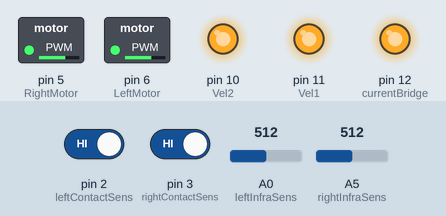
A sketch run on a simulated Arduino Uno, built with avr-gcc and run on an emulated ATmega328P. Parts: switched loads named in the sketch (green lamp = pin HIGH), output pins drawn as LEDs (lit = HIGH). The inputs (shaded band) are chosen by the test bench; at power-on: pin 2 (leftContactSens) HIGH, pin 3 (rightContactSens) HIGH, A0 (leftInfraSens) = 512, A5 (rightInfraSens) = 512.

Above: at 16.3 s.
16.4 s: pin 2 (leftContactSens) driven LOW
At 17.2 s:
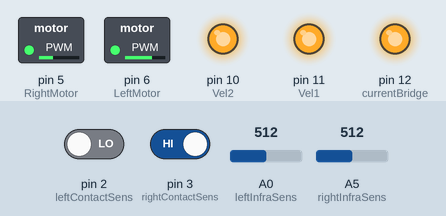
20.3 s: pin 2 (leftContactSens) driven HIGH
At 20.8 s:
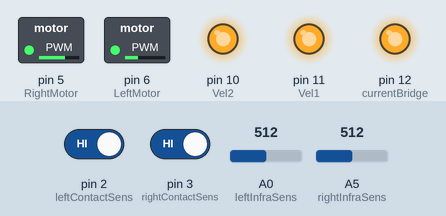
At 23.14 s:
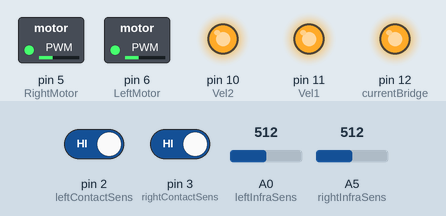
Timing chart, 0 to 30.2 s (numbered marks = the images above; inputs shaded):
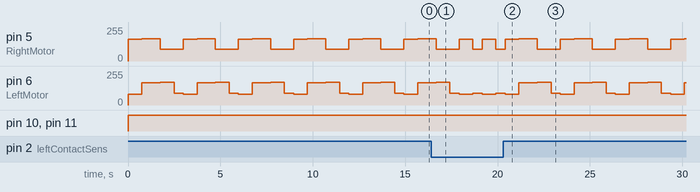

The sketch:

Practica4-RM.ino
```cpp
/*
Fourth practice by:
GONZALEZ VELASCO OSCAR EDUARDO
PEREZ YANEZ MIGUEL ANGEL
*/

//Predetermined values
const float preDistance = 10.0f;
const float preRotation = 50.0f;

//Constants
#define MOTION Scroll(1000.0f)
#define FORWARD Scroll(10.0f)
#define BACK Scroll(-10.0f)
#define TURNLEFT RotateRobot(preRotation)
#define TURNRIGHT RotateRobot(-preRotation)
#define STOP Scroll(0.0f)
#define MSG Serial.println("Hola mundo!")

//Pin setup
const int LeftMotor = 6;  //~ (Goes to 2)
const int RightMotor = 5; //~ (Goes to 15)
const int Vel1 = 11;      //~ (Goes to 1)
const int Vel2 = 10;      //~ (Goes to 9)

const int leftContactSens = 2;
const int rightContactSens = 3;
const int currentBridge = 12;
const int leftInfraSens = A0;
const int rightInfraSens = A5;

void setup()
{
  Serial.begin(9600);

  //Initializinng variables
  pinMode(LeftMotor, OUTPUT);
  pinMode(RightMotor, OUTPUT);
  pinMode(Vel1, OUTPUT);
  pinMode(Vel2, OUTPUT);

  pinMode(currentBridge, OUTPUT);
  pinMode(leftContactSens, INPUT_PULLUP);
  pinMode(rightContactSens, INPUT_PULLUP);
  pinMode(leftInfraSens, INPUT);
  pinMode(rightInfraSens, INPUT);

  //Set to 0 all values
  digitalWrite(Vel1, LOW);
  digitalWrite(Vel2, LOW);
  digitalWrite(LeftMotor, LOW);
  digitalWrite(RightMotor, LOW);

  digitalWrite(currentBridge, HIGH);

  /*
  attachInterrupt(digitalPinToInterrupt(leftContactSens), InterruptProcess, LOW);
  attachInterrupt(digitalPinToInterrupt(rightContactSens), InterruptProcess, LOW);
  */
}

bool InfraredSensor(char sensor)
{
  float infraValue;
  float sensibilidad = 400.0f;

  if(sensor == 'L')
    infraValue = analogRead(leftInfraSens);
  else if(sensor == 'R')
    infraValue = analogRead(rightInfraSens);

  if(infraValue > sensibilidad)
    return 0;
  else
    return 1;
}

int ContactSensor(char sensor)
{
  int registeredValue;

  if(sensor == 'L')
    registeredValue = digitalRead(leftContactSens);
  else if(sensor == 'R')
    registeredValue = digitalRead(rightContactSens);
  return registeredValue;
}

void RotateRobot(float angle)
{
  //This parameters show a 90 degree rotation
  const float baseRotation = 90.0f;
  const float baseTime = 800.0f;
  const int deviation = 50;
  const String leftVel = "40";
  const String rightVel = "40";

  float redefine = abs(angle) / baseRotation;

  if(angle > 0)
  {
    MotorCommand("A1", "SPEED", rightVel);
    MotorCommand("A2", "SPEED", leftVel);
    delay(int(baseTime * redefine) + deviation);
    MotorCommand("A1", "OFF", "");
    MotorCommand("A2","OFF", "");
  }
  else if(angle < 0)
  {
    MotorCommand("A1", "SPEED", "-" + rightVel);
    MotorCommand("A2", "SPEED", "-" + leftVel);
    delay(int(baseTime * redefine) + deviation);
    MotorCommand("A1", "OFF", "");
    MotorCommand("A2","OFF", "");
  }
  else{}
}

void Scroll(float distance)
{
  //This parameters shows a 10 [cm] scroll
  const float baseDistance = 10.0f;
  const float baseTime = 700.0f;
  const int deviation = 50;
  const String leftVel = "45";
  const String rightVel = "38"; //54

  float redefine = abs(distance) / baseDistance;

  if(distance > 999)
  {
    MotorCommand("A1", "SPEED", rightVel);
    MotorCommand("A2", "SPEED", "-" + leftVel);
  }
  else if(distance > 0)
  {
    MotorCommand("A1", "SPEED", leftVel);
    MotorCommand("A2", "SPEED", "-" + rightVel);
    delay(int(baseTime * redefine) + deviation);
    MotorCommand("A1", "OFF", "");
    MotorCommand("A2","OFF", "");
  }
  else if(distance < 0)
  {
    MotorCommand("A1", "SPEED", "-" + leftVel);
    MotorCommand("A2", "SPEED", rightVel);
    delay(int(baseTime * redefine) + deviation);
    MotorCommand("A1", "OFF", "");
    MotorCommand("A2","OFF", "");
  }
  else if(distance == 0)
  {
    MotorCommand("A1", "OFF", "");
    MotorCommand("A2","OFF", "");
  }
  else { }
}

void ObstacleAvoidance() //Obstacle avoidance algorithm
{
  /*  COMMANDS
  ContactSensor('L', 'R');
  FORWARD
  BACK
  TURNLEFT
  TURNRIGHT
  STOP
  */

  int state = 0;

  state = 3 - (ContactSensor('L') * 2 + ContactSensor('R') * 1);

  if(state == 0)
    state = 3 - (InfraredSensor('L') * 2 + InfraredSensor('R') * 1);

  switch(state)
  {
    case 0:
      MOTION;
      break;
    case 1:
      STOP;
      BACK;
      TURNLEFT;
      break;
    case 2:
      STOP;
      BACK;
      TURNRIGHT;
      break;
    case 3:
      STOP;
      BACK;
      TURNLEFT;
      TURNLEFT;
      FORWARD;
      TURNRIGHT;
      break;
 }
}

void loop()
{
  ObstacleAvoidance();

  /*
  Scroll(20.0f);  RotateRobot(90.0f);
  while(true) {}
  // */

  /*
  Serial.print("Lectura Izq: "); Serial.println(InfraredSensor('L'));
  Serial.print("Lectura Dch: "); Serial.println(InfraredSensor('R'));
  delay(1000);
  // */

  /*
  Serial.print("Left: ");   Serial.println(ContactSensor('L'));
  Serial.print("Right: ");  Serial.println(ContactSensor('R'));
  delay(1000);
  // */
}

String ReadCommands()
{
  String commandStr;
  String command1 = "";
  String command2 = "";
  String command3 = "";

  while (Serial.available() == 0) {}
  commandStr = Serial.readString();
  commandStr.trim();

  int wordCount = 0;
  for(int i = 0; i < commandStr.length(); i++)
  {
    if(commandStr[i] == ' ')
      wordCount++;
    else if(wordCount == 0)
      command1 += commandStr[i];
    else if(wordCount == 1)
      command2 += commandStr[i];
    else if(wordCount == 2)
      command3 += commandStr[i];
  }
  return command1, command2, command3;
}

void MotorCommand(String command1, String command2, String command3)
{
  //Motor A1 -> Derecho, Motor A2 -> Izquierdo
  const int baseVelocity = 40;
  int speedPWM = 0;

  if(command2 == "ON")
  {
    if(command1 == "A1")
    {
      if(command3 == "LEFT" ||  command3 == "RIGHT")
        analogWrite(Vel1, baseVelocity);

      if(command3 == "LEFT")
        digitalWrite(LeftMotor, LOW);
      else if(command3 == "RIGHT")
        digitalWrite(LeftMotor, HIGH);
    }
    else if(command1 = "A2")
    {
      if(command3 == "LEFT" ||  command3 == "RIGHT")
        analogWrite(Vel2, baseVelocity);

      if(command3 == "LEFT")
        digitalWrite(RightMotor, LOW);
      else if(command3 == "RIGHT")
        digitalWrite(RightMotor, HIGH);
    }
  }
  else if(command2 == "SPEED")
  {
    speedPWM = command3.toInt();

    if(-10 < speedPWM && speedPWM < 10)
    {
      MotorCommand(command1, "OFF", command3);
      return;
    }

    speedPWM = map(speedPWM);

    if(command1 == "A1")
    {
      digitalWrite(Vel1, HIGH);
      analogWrite(LeftMotor, speedPWM);
    }
    else if(command1 = "A2")
    {
      digitalWrite(Vel2, HIGH);
      analogWrite(RightMotor, speedPWM);
    }
  }
  else if(command2 == "OFF")
  {
    if(command1 == "A1") //Check if can be tweaked
    {
      digitalWrite(LeftMotor, LOW);
      digitalWrite(Vel1, LOW);
    }
    else if(command1 == "A2")
    {
      digitalWrite(RightMotor, LOW);
      digitalWrite(Vel2, LOW);
    }
  }
  else
    Serial.println("Unknown command!");
}

void MoveRobot(float angle, float distance)
{
  //First: Move to angle, then move distance
  RotateRobot(angle);
  Scroll(distance);
}

int map(int value)
{
  value += 127;
  return value;
}
```

Measured:
- after the input at 20.3 s, pin 6 (LeftMotor): 87/255 → 82/255 after 0.11 s, then repeats every 3.0 s: 167/255 0.99 s, 172/255 0.75 s, 87/255 0.50 s, 82/255 0.75 s
- by itself, pin 5 (RightMotor): repeats every 3.0 s: 167/255 0.99 s, 89/255 0.75 s, 87/255 0.50 s, 165/255 0.75 s
- by itself, pin 6 (LeftMotor): repeats every 3.0 s: 167/255 0.99 s, 172/255 0.75 s, 87/255 0.50 s, 82/255 0.75 s
